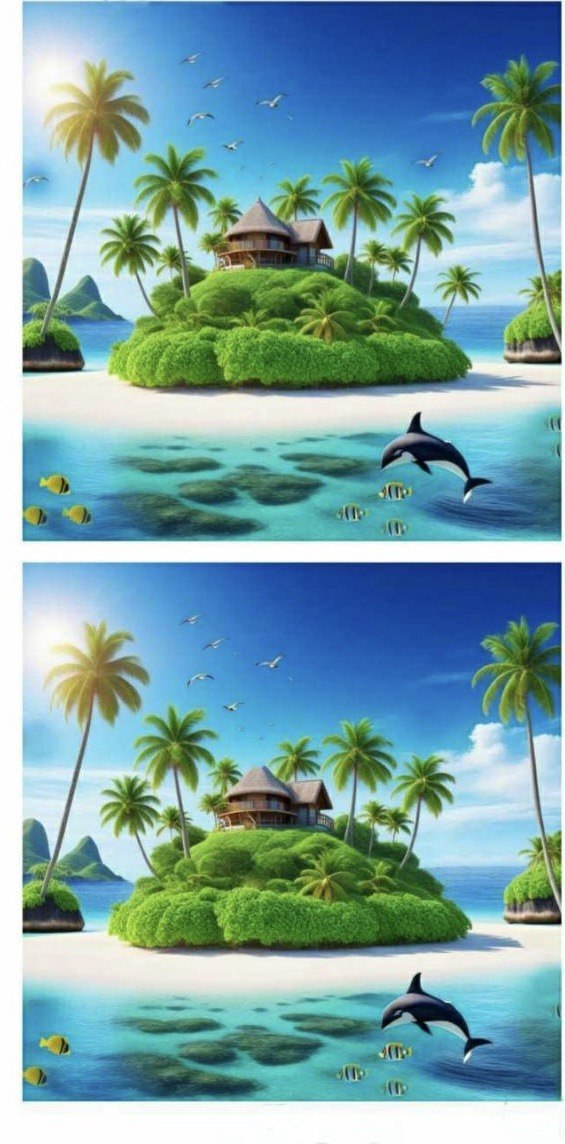
#> input picture spot_the_difference/validation_dataset/puzzle_05.jpg, 565 x 1144 px, found by its file name
$ python scratch_puz5_candidates.py
#> lines starting #> are read from the running program, lines starting #| are printed output that depends on the picture; after the words box and inside, x2 and y2 are one past the last pixel; in counts of white or black regions, pixels touching at a corner belong together
### spot_the_difference/spot_the_differences.py
#!/usr/bin/env python3
"""
spot_the_difference.py  (v2 – fixed)
=====================================
Fixes over v1:
  FIX A — Large blobs (r > max_allowed_r) are now SPLIT via distance-transform
           watershed instead of silently dropped.  This recovers the tail and
           cushion-stripe differences that were being swallowed by one giant
           alignment-artifact blob.
  FIX B — HUE_DILATE_KSIZE reduced 21→9 so the hue mask doesn't bleed and
           fuse unrelated regions into one oversized blob.
  FIX C — MERGE_RADIUS reduced 88→55 so spatially-separate differences
           (tail vs. cushion-stripe) don't collapse into a single circle that
           then exceeds the radius cap and gets dropped.
  FIX D — delta_floor lowered 8.0→7.0 to catch low-contrast diffs like the tail.
  FIX E — Circle padding tightened (+12→+6) so circles hug the real diff region.
  FIX F — No per-circle numbering badges.  Only the total count is shown on the
           Khmer banner.

Usage (unchanged):
  python spot_the_difference.py puzzle.jpg
  python spot_the_difference.py original.png modified.png
  python spot_the_difference.py numbergrid.png --mode number
"""

import sys
import argparse
import warnings
import random
import os
import re
import cv2
import numpy as np
from pathlib import Path
from skimage.metrics import structural_similarity as ssim
from PIL import Image, ImageDraw, ImageFont

warnings.filterwarnings("ignore")


# ─────────────────────────────────────────────────────────────────────────────
#  TUNING CONSTANTS
# ─────────────────────────────────────────────────────────────────────────────

MAX_WARP_SCALE       = 3.0
SAME_RATIO_TOL       = 0.03
ECC_MAX_DIM          = 400
ECC_MAX_ITER         = 150
ECC_EPS              = 1e-5

NUM_CELL_PAD         = 4
NUM_MIN_COLS         = 3
NUM_MIN_ROWS         = 3

HUE_FIXED_THRESH     = 30    # degrees — hue arc above this fires
HUE_SAT_MIN          = 30    # ignore pixels below this saturation
HUE_DILATE_KSIZE     = 9     # FIX B: was 21 — smaller kernel prevents blob fusion
HUE_SCORE_WEIGHT     = 0.5
MAX_BLOB_RADIUS_FRAC = 0.25
MERGE_RADIUS         = 55    # FIX C: was 88 — tighter merging
LOW_DELTA_FRAC       = 0.30
CIRCLE_PAD           = 6     # FIX E: was 12 — tighter circles


# ─────────────────────────────────────────────────────────────────────────────
#  FONTS
# ─────────────────────────────────────────────────────────────────────────────

_KHMER_FONT_CANDIDATES = [
    "/usr/share/fonts/truetype/noto/NotoSansKhmer-Bold.ttf",
    "/usr/share/fonts/truetype/noto/NotoSerifKhmer-Bold.ttf",
    "/usr/share/fonts/truetype/noto/NotoSansKhmer-Regular.ttf",
    "/usr/share/fonts/truetype/noto/NotoSerifKhmer-Regular.ttf",
    "C:/Windows/Fonts/NotoSansKhmer-Bold.ttf",
    "C:/Windows/Fonts/NotoSansKhmer-Regular.ttf",
    "C:/Windows/Fonts/NotoSerifKhmer-Bold.ttf",
    "C:/Windows/Fonts/NotoSerifKhmer-Regular.ttf",
    "/Library/Fonts/NotoSansKhmer-Bold.ttf",
    "/Library/Fonts/NotoSansKhmer-Regular.ttf",
    os.path.expanduser("~/Library/Fonts/NotoSansKhmer-Bold.ttf"),
    os.path.expanduser("~/Library/Fonts/NotoSansKhmer[wdth,wght].ttf"),
    "/usr/local/share/fonts/NotoSansKhmer-Bold.ttf",
    os.path.expanduser("~/.fonts/NotoSansKhmer-Bold.ttf"),
    os.path.expanduser("~/.local/share/fonts/NotoSansKhmer-Bold.ttf"),
]

_AVAILABLE_KHMER_FONTS = [p for p in _KHMER_FONT_CANDIDATES if os.path.exists(p)]

if not _AVAILABLE_KHMER_FONTS:
    print(
        "[WARN] No Khmer fonts found. Khmer text will fall back to the default font.\n"
        "       Linux : sudo apt install fonts-noto-core\n"
        "       macOS : brew install font-noto-sans-khmer"
    )

_LATIN_FONT = next((p for p in [
    "/usr/share/fonts/truetype/liberation/LiberationSans-Bold.ttf",
    "/usr/share/fonts/truetype/dejavu/DejaVuSans-Bold.ttf",
    "C:/Windows/Fonts/arialbd.ttf",
    "/Library/Fonts/Arial Bold.ttf",
    "/System/Library/Fonts/Supplemental/Arial Bold.ttf",
] if os.path.exists(p)), None)


# [15 lines left out: function pick_random_khmer_font, not called in this run]


# ─────────────────────────────────────────────────────────────────────────────
#  1.  IMAGE I/O
# ─────────────────────────────────────────────────────────────────────────────

def load_bgr(path: str) -> np.ndarray:
#> called with path = 'validation_dataset/puzzle_05.jpg'
    return cv2.cvtColor(np.array(Image.open(path).convert("RGB")), cv2.COLOR_RGB2BGR)


# [64 lines left out: function _find_separator, not called in this run]


def crop_text_by_gap(img: np.ndarray) -> tuple[np.ndarray, int]:
    gray = cv2.cvtColor(img, cv2.COLOR_BGR2GRAY)
    row_var = np.var(gray, axis=1)
#> row_var = 1144 values, max 6667.6 at index 944, min 0.113 at index 556, mean 2538.7
    content_rows = np.where(row_var > 50)[0]
#> content_rows = 1073 values from 0 to 1101
    if len(content_rows) == 0: return img, 0
    start_y = content_rows[0]
#> start_y = 0
    end_y = content_rows[-1]
#> end_y = 1101
    # some padding
    start_y = max(0, start_y - 10)
    end_y = min(img.shape[0], end_y + 10)
#> end_y = 1111
    return img[start_y:end_y, :], start_y

def auto_slice(img: np.ndarray):
    h, w = img.shape[:2]

    # 1. Search Horizontal Cuts
    lo_y, hi_y = int(h * 0.45), int(h * 0.55)
    best_score_h = -1.0
    best_sep_h = -1
    best_a_h, best_b_h = None, None
    best_astart_h, best_bstart_h = 0, 0

    for sep in range(lo_y, hi_y):
        a, b = img[:sep], img[sep:]
        min_h = min(a.shape[0], b.shape[0])
        a_crop = a[-min_h:]
        b_crop = b[:min_h]
        score = _ssim(a_crop, b_crop)
        if score > best_score_h:
            best_score_h = score
            best_sep_h = sep
            best_a_h, best_b_h = a_crop, b_crop
            best_astart_h = sep - min_h
            best_bstart_h = sep

    # 2. Search Vertical Cuts
    lo_x, hi_x = int(w * 0.45), int(w * 0.55)
    best_score_v = -1.0
    best_sep_v = -1
    best_a_v, best_b_v = None, None
    best_astart_v, best_bstart_v = 0, 0

    for sep in range(lo_x, hi_x):
        a, b = img[:, :sep], img[:, sep:]
        min_w = min(a.shape[1], b.shape[1])
        a_crop = a[:, -min_w:]
        b_crop = b[:, :min_w]
        score = _ssim(a_crop, b_crop)
        if score > best_score_v:
            best_score_v = score
            best_sep_v = sep
            best_a_v, best_b_v = a_crop, b_crop
            best_astart_v = sep - min_w
            best_bstart_v = sep

    # Compare horizontal vs vertical with aspect ratio penalty
    ratio_h = best_a_h.shape[1] / best_a_h.shape[0] if best_a_h is not None else 1.0
    ratio_v = best_a_v.shape[1] / best_a_v.shape[0] if best_a_v is not None else 1.0

    score_h = best_score_h
    score_v = best_score_v

    # Penalize extreme aspect ratios (ratio of width to height < 0.3 or > 3.3)
    if ratio_h < 0.3 or ratio_h > 3.3:
        score_h *= 0.1
    if ratio_v < 0.3 or ratio_v > 3.3:
        score_v *= 0.1

    if score_h >= score_v and best_score_h > 0:
        print(f"[INFO] Auto-sliced (Horizontal) → A{best_a_h.shape[:2]} B{best_b_h.shape[:2]} (SSIM {best_score_h:.2f} >= {best_score_v:.2f}, adjusted: {score_h:.2f} vs {score_v:.2f})")
        return best_a_h, best_b_h, best_astart_h, best_bstart_h
    elif score_v > score_h and best_score_v > 0:
        print(f"[INFO] Auto-sliced (Vertical) → A{best_a_v.shape[:2]} B{best_b_v.shape[:2]} (SSIM {best_score_v:.2f} > {best_score_h:.2f}, adjusted: {score_v:.2f} vs {score_h:.2f})")
        return best_a_v, best_b_v, best_astart_v, best_bstart_v
    else:
        # Fallback if no peaks found (e.g. solid color)
        half = h // 2
        print("[WARN] No valid separators found! Falling back to horizontal mid-cut.")
        a, b = img[:half], img[half:]
        return a, b, 0, half


# ─────────────────────────────────────────────────────────────────────────────
#  2.  ALIGNMENT
# ─────────────────────────────────────────────────────────────────────────────

def _gray(img: np.ndarray) -> np.ndarray:
    return cv2.cvtColor(img, cv2.COLOR_BGR2GRAY)


def _ssim(a: np.ndarray, b: np.ndarray) -> float:
    ga = _gray(cv2.resize(a, (512, 512)))
    gb = _gray(cv2.resize(b, (512, 512)))
    score, _ = ssim(ga, gb, full=True)
    return float(score)


def _warp_h(src, H, wh):
    return cv2.warpPerspective(src, H, wh,
                               flags=cv2.INTER_LANCZOS4,
                               borderMode=cv2.BORDER_REFLECT_101)


def _homography_ok(H, w, h):
    if H is None:
        return False
    pts  = np.float32([[0,0],[w,0],[w,h],[0,h]]).reshape(-1,1,2)
    out  = cv2.perspectiveTransform(pts, H).reshape(-1,2)
    ow   = float(np.max(out[:,0]) - np.min(out[:,0]))
    oh   = float(np.max(out[:,1]) - np.min(out[:,1]))
    if ow < 1 or oh < 1:
        return False
    sx, sy = ow/w, oh/h
    lo, hi = 1.0/MAX_WARP_SCALE, float(MAX_WARP_SCALE)
    return lo < sx < hi and lo < sy < hi


def _stage1_scale(ref, tgt):
    h,  w  = ref.shape[:2]
    ht, wt = tgt.shape[:2]
    if h == ht and w == wt:
        print("[INFO] Stage-1: same size — skip")
        return tgt
    ar_r = w  / h
    ar_t = wt / ht
    diff = abs(ar_r - ar_t) / max(ar_r, ar_t)
    if diff <= SAME_RATIO_TOL:
        out = cv2.resize(tgt, (w, h), interpolation=cv2.INTER_LANCZOS4)
        print(f"[INFO] Stage-1: same ratio → Lanczos resize")
        return out
    scale   = min(w / wt, h / ht)
    nw, nh  = int(wt * scale), int(ht * scale)
    resized = cv2.resize(tgt, (nw, nh), interpolation=cv2.INTER_LANCZOS4)
    edge    = np.concatenate([resized[0].reshape(-1,3), resized[-1].reshape(-1,3),
                              resized[:,0].reshape(-1,3), resized[:,-1].reshape(-1,3)])
    pad_c   = tuple(int(x) for x in np.median(edge, axis=0))
    canvas  = np.full((h, w, 3), pad_c, dtype=np.uint8)
    y0, x0  = (h - nh) // 2, (w - nw) // 2
    canvas[y0:y0+nh, x0:x0+nw] = resized
    print(f"[INFO] Stage-1: different ratio → fit-and-pad")
    return canvas


def _match(g_ref, g_tgt, name):
    if   name == "SIFT":  det, norm = cv2.SIFT_create(nfeatures=12000), cv2.NORM_L2
    elif name == "AKAZE": det, norm = cv2.AKAZE_create(),                cv2.NORM_HAMMING
    else:                 det, norm = cv2.ORB_create(nfeatures=12000),   cv2.NORM_HAMMING
    kp1, d1 = det.detectAndCompute(g_ref, None)
    kp2, d2 = det.detectAndCompute(g_tgt, None)
    if d1 is None or d2 is None or len(kp1) < 8 or len(kp2) < 8:
        return kp1, kp2, []
    matcher = cv2.BFMatcher(norm, crossCheck=False)
    raw     = matcher.knnMatch(d2, d1, k=2)
    good    = [m for m,n in raw if len((m,n))==2 and m.distance < 0.78*n.distance]
    return kp1, kp2, good


def _stage2_features(ref, tgt):
    h, w  = ref.shape[:2]
    g_ref = _gray(ref)
    g_tgt = _gray(tgt)
    for name in ("SIFT", "AKAZE", "ORB"):
        kp1, kp2, good = _match(g_ref, g_tgt, name)
        print(f"[INFO] Stage-2 {name}: {len(good)} good matches")
        if len(good) < 12:
            continue
        src = np.float32([kp2[m.queryIdx].pt for m in good]).reshape(-1,1,2)
        dst = np.float32([kp1[m.trainIdx].pt for m in good]).reshape(-1,1,2)
        H, mask = cv2.findHomography(src, dst, cv2.RANSAC, 5.0)
        if not _homography_ok(H, w, h):
            print(f"[WARN] Stage-2 {name}: homography failed sanity check")
            continue
        inliers = int(mask.sum()) if mask is not None else 0
        print(f"[INFO] Stage-2 {name}: accepted ({inliers} inliers)")
        warped  = _warp_h(tgt, H, (w, h))
        corners = np.float32([[0,0],[w,0],[w,h],[0,h]]).reshape(-1,1,2)
        mapped  = cv2.perspectiveTransform(corners, H).reshape(-1,2)
        vy1     = min(h, int(np.floor(mapped[:,1].max())))
        vy1     = vy1 if vy1 > 10 else h
        return warped, (0, vy1), H
    print("[WARN] Stage-2: no usable homography")
    return tgt, (0, h), None


def _stage3_ecc(ref, tgt):
    h, w   = ref.shape[:2]
    sc     = min(1.0, ECC_MAX_DIM / max(h, w))
    sw, sh = int(w*sc), int(h*sc)
    g_ref  = _gray(cv2.resize(ref, (sw, sh)))
    g_tgt  = _gray(cv2.resize(tgt, (sw, sh)))
    criteria = (cv2.TERM_CRITERIA_EPS | cv2.TERM_CRITERIA_COUNT, ECC_MAX_ITER, ECC_EPS)
    H_init   = np.eye(3, dtype=np.float32)
    try:
        _, H_small = cv2.findTransformECC(g_ref, g_tgt, H_init,
                                          cv2.MOTION_HOMOGRAPHY, criteria,
                                          inputMask=None, gaussFiltSize=5)
    except cv2.error as e:
        print(f"[WARN] Stage-3 ECC: {e}")
        return tgt, None
    H_full       = H_small.copy()
    H_full[0, 2] /= sc
    H_full[1, 2] /= sc
    if not _homography_ok(H_full, w, h):
        print("[WARN] Stage-3 ECC: insane result — skipped")
        return tgt, None
    return _warp_h(tgt, H_full, (w, h)), H_full


def align(ref, tgt, skip_ecc=True):
    h, w = ref.shape[:2]
    ht, wt = tgt.shape[:2]

    s0 = _ssim(ref, tgt)
    print(f"[INFO] SSIM before alignment : {s0:.4f}")

    tgt = _stage1_scale(ref, tgt)
    s1  = _ssim(ref, tgt)
    print(f"[INFO] SSIM after  Stage-1   : {s1:.4f}")

    # Initialize valid mask from Stage-1
    ar_r = w / h
    ar_t = wt / ht
    diff = abs(ar_r - ar_t) / max(ar_r, ar_t)

    valid_mask = np.zeros((h, w), dtype=np.uint8)
    if h == ht and w == wt:
        valid_mask[:, :] = 255
    elif diff <= SAME_RATIO_TOL:
        valid_mask[:, :] = 255
    else:
        scale = min(w / wt, h / ht)
        nw, nh = int(wt * scale), int(ht * scale)
        y0, x0 = (h - nh) // 2, (w - nw) // 2
        valid_mask[y0:y0+nh, x0:x0+nw] = 255

    tgt2, valid_range, H = _stage2_features(ref, tgt)
    s2 = _ssim(ref, tgt2)
    if s2 >= s1 - 0.005:
        tgt, s_cur = tgt2, s2
        if H is not None:
            valid_mask = cv2.warpPerspective(valid_mask, H, (w, h), flags=cv2.INTER_NEAREST, borderMode=cv2.BORDER_CONSTANT, borderValue=0)
    else:
        s_cur = s1; H = None; valid_range = (0, ref.shape[0])
        print("[INFO] Stage-2 made things worse — reverted")
    print(f"[INFO] SSIM after  Stage-2   : {s_cur:.4f}")

    if not skip_ecc:
        tgt3, H_ecc = _stage3_ecc(ref, tgt)
        s3   = _ssim(ref, tgt3)
        if s3 > s_cur + 0.001:
            tgt, s_cur = tgt3, s3
            if H is not None and H_ecc is not None:
                H = H_ecc @ H
            elif H_ecc is not None:
                H = H_ecc
            if H_ecc is not None:
                valid_mask = cv2.warpPerspective(valid_mask, H_ecc, (w, h), flags=cv2.INTER_NEAREST, borderMode=cv2.BORDER_CONSTANT, borderValue=0)
            print(f"[INFO] SSIM after  Stage-3   : {s_cur:.4f}  (ECC applied)")
        else:
            print(f"[INFO] SSIM after  Stage-3   : {s3:.4f}  (ECC skipped)")

    return tgt, valid_range, H, valid_mask


# ─────────────────────────────────────────────────────────────────────────────
#  3.  DIFFERENCE DETECTION
# ─────────────────────────────────────────────────────────────────────────────

# [522 lines left out: functions _auto_threshold, _lab_delta_map, _hue_delta_map, _split_large_blob, is_watermark_text, _mask_ocr_text and 2 more, not called in this run]


# ─────────────────────────────────────────────────────────────────────────────
#  3b.  LINE-DRAWING MODE
# ─────────────────────────────────────────────────────────────────────────────

_SATURATION_LINE_THRESHOLD = 20

# [524 lines left out: functions is_line_drawing, detect_line, _ocr_digit_grid, _crop_grid_content, _grid_cell_centres, _find_grid_crop_coords and 5 more, not called in this run]


def _khmer_digits(n: int) -> str:
    return str(n).translate(str.maketrans("0123456789", "០១២៣៤៥៦៧៨៩"))


# [366 lines left out: functions make_khmer_banner, add_watermark, build_stacked_output, build_vertical_split_output, build_stacked_output_numgrid, build_sidebyside_output and 3 more, not called in this run]


# [2 lines that do not run on import are left out]

### spot_the_difference/scratch/scratch_puz5_candidates.py
import cv2
import numpy as np
import spot_the_differences

# Load and slice puzzle_05
combined = spot_the_differences.load_bgr("validation_dataset/puzzle_05.jpg")
cropped, crop_y = spot_the_differences.crop_text_by_gap(combined)
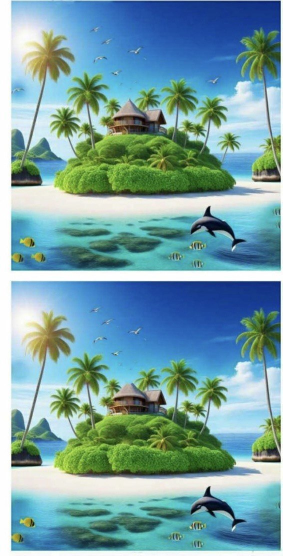
#> cropped: shape (1111, 565, 3) (shown at 1/2 size); mean B, G, R 164.7, 160, 118.5
#> crop_y = 0
img_a, img_b, a_start, b_start = spot_the_differences.auto_slice(cropped)
#> the loop in auto_slice, `for sep in range(lo_y, hi_y):` made 112 passes
#> (score, best_score_h) on passes 1 to 8: (0.349, 0.349), (0.35, 0.35), (0.352, 0.352), (0.353, 0.353), (0.354, 0.354), (0.356, 0.356), (0.357, 0.357), (0.359, 0.359)
#> after the loop in auto_slice, `for sep in range(lo_y, hi_y):`:
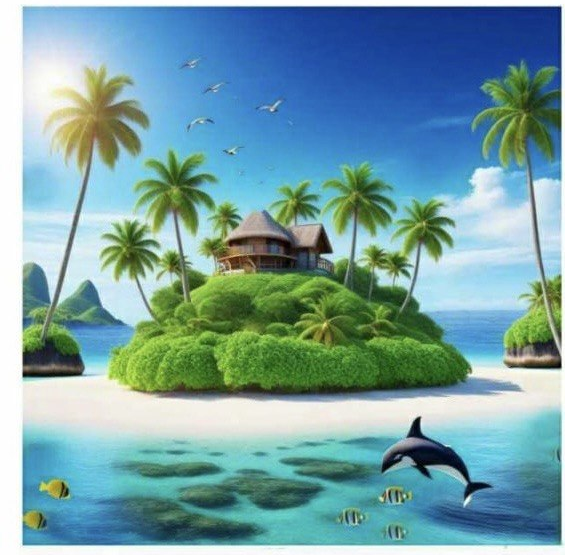
#> best_b_h: shape (555, 565, 3); mean B, G, R 165, 160.1, 118.5
#> after the loop in auto_slice, `for sep in range(lo_y, hi_y):`: best_astart_h = 1; best_bstart_h = 556; best_score_h = 0.517; best_sep_h = 556
#> the loop in auto_slice, `for sep in range(lo_x, hi_x):` made 56 passes
#> (score, best_score_v) on passes 1, 2, 3, 6, 7: (0.292, 0.292), (0.292, 0.292), (0.292, 0.292), (0.293, 0.293), (0.293, 0.293)
#> pass 1, in _ssim (call 113), `ga = _gray(cv2.resize(a, (512, 512)))`:
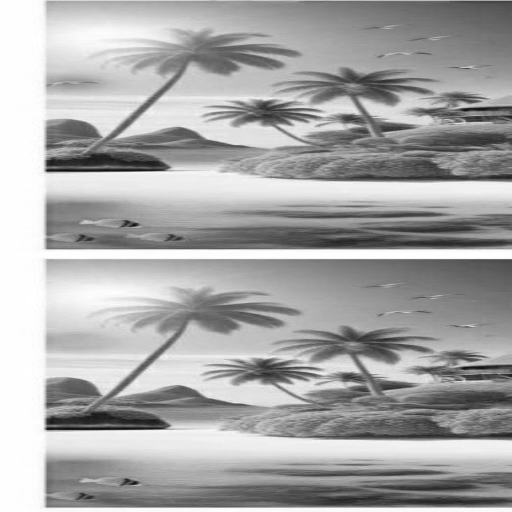
#> ga: shape (512, 512); min 14, max 255, mean 168
#> after the loop in auto_slice, `for sep in range(lo_x, hi_x):`:
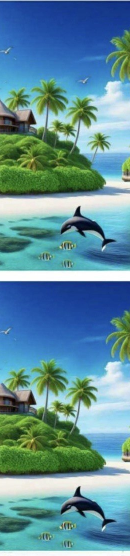
#> best_b_v: shape (1111, 260, 3) (shown at 1/2 size); mean B, G, R 154.9, 142.3, 95.5
#> after the loop in auto_slice, `for sep in range(lo_x, hi_x):`: best_astart_v = 0; best_bstart_v = 260; best_score_v = 0.293; best_sep_v = 260
#> in auto_slice, `ratio_h = best_a_h.shape[1] / best_a_h.shape[0] if best_a_h is not Non..`: ratio_h = 1.02
#> in auto_slice, `ratio_v = best_a_v.shape[1] / best_a_v.shape[0] if best_a_v is not Non..`: ratio_v = 0.234
#> in auto_slice, `score_h = best_score_h`: score_h = 0.517
#> in auto_slice, `score_v = best_score_v`: score_v = 0.293
#> in auto_slice, `score_v *= 0.1`: score_v = 0.0293
#| [INFO] Auto-sliced (Horizontal) → A(555, 565) B(555, 565) (SSIM 0.52 >= 0.29, adjusted: 0.52 vs 0.03)
#> a_start = 1; b_start = 556

# Align
img_b_aligned, valid_y_range, H_align = spot_the_differences.align(img_a, img_b, skip_ecc=False)
#> in align, `s0 = _ssim(ref, tgt)`: s0 = 0.517
#| [INFO] SSIM before alignment : 0.5173
#| [INFO] SSIM after  Stage-1   : 0.5173
#> in _stage2_features, `g_tgt = _gray(tgt)`:
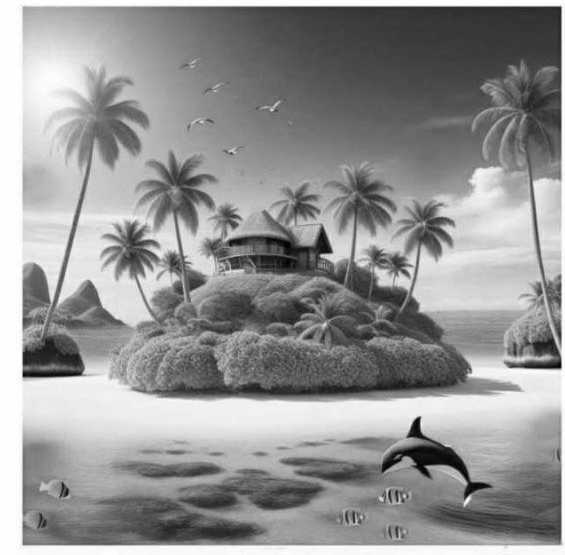
#> g_tgt: shape (555, 565); min 0, max 255, mean 148.2
#> the loop in _stage2_features, `for name in ("SIFT", "AKAZE", "ORB"):` made 1 pass
#> (raw in _match, good, ow in _homography_ok, oh in _homography_ok, sx in _homography_ok, sy in _homography_ok, inliers, vy1) on pass 1: (1461 matches, 842 matches, 565.1, 556.1, 1, 1, 820, 549)
#> (printed output is left out)
#> in align, `tgt2, valid_range, H = _stage2_features(ref, tgt)`: valid_range = (0, 549); H = [[1, -6.82e-05, 0.0313], [-0.000261, 1, -6.08], [-4.99e-07, -6.65e-07, 1]]
#> in align, `s2 = _ssim(ref, tgt2)`: s2 = 0.946
#> in align, `valid_mask = cv2.warpPerspective(valid_mask, H, (w, h), flags=cv2.INTE..`:
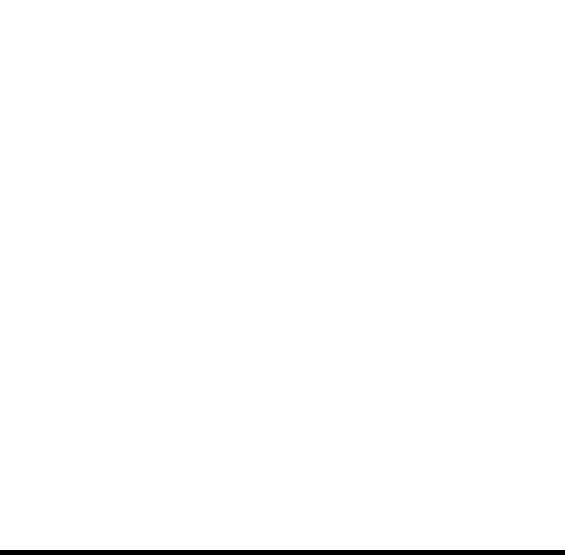
#> valid_mask: shape (555, 565); 99.1% white; 1 black region, box (x1, y1, x2, y2) and area: (0, 550, 565, 555) 2825
#| [INFO] SSIM after  Stage-2   : 0.9464
#> in _stage3_ecc, `_, H_small = cv2.findTransformECC(g_ref, g_tgt, H_init, cv2.MOTION_HOM..`: H_small = [[0.999, 4.07e-05, 0.0132], [-0.000288, 1, 0.0598], [-1.32e-06, -6.92e-07, 1]]
#> in _stage3_ecc, `H_full       = H_small.copy()`: H_full has the same summary as H_small
#> call 2 of _warp_h, with H = array of shape (3, 3), wh = (565, 555)
#> in _warp_h (call 2), `return cv2.warpPerspective(src, H, wh, flags=cv2.INTER_LANCZOS4, borde..`:
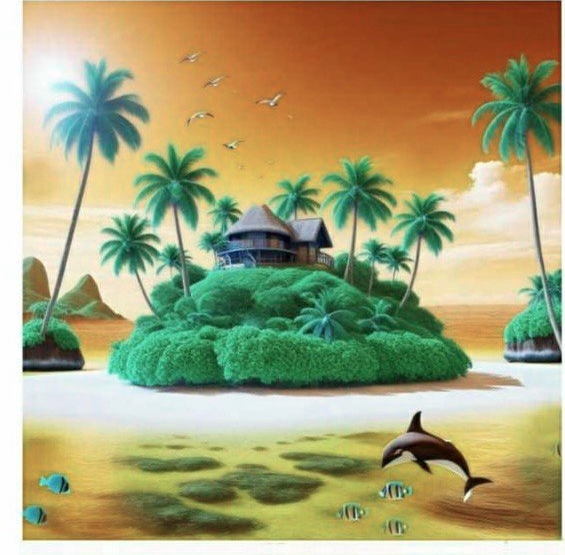
#> returned value: shape (555, 565, 3); mean of channels 0, 1, 2 164.7, 159.8, 118.2; drawn as R, G, B
#> in align, `tgt3, H_ecc = _stage3_ecc(ref, tgt)`: H_ecc = [[0.999, 4.07e-05, 0.0186], [-0.000288, 1, 0.0845], [-1.32e-06, -6.92e-07, 1]]
#> in align, `s3   = _ssim(ref, tgt3)`: s3 = 0.944
#| [INFO] SSIM after  Stage-3   : 0.9441  (ECC skipped)
#> (the run stopped early here; a loop or call above may not have finished)
